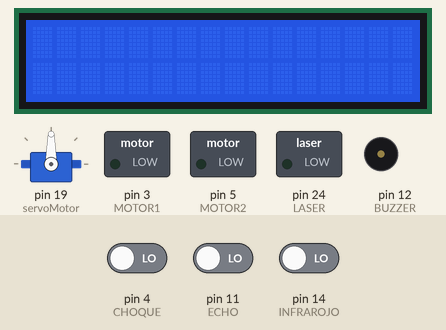
Simulated run of this sketch. Board: Arduino Mega 2560, built with avr-gcc and run on an emulated ATmega2560. On the bench: servo, 16×2 character LCD, switched loads named in the sketch (green lamp = pin HIGH), buzzer (waves = sounding, pin HIGH). Inputs (shaded band) come from the test bench; at power-on: pin 14 (INFRAROJO) LOW, pin 4 (CHOQUE) LOW, pin 11 (ECHO) LOW. Pins used as bus, display or sensor lines are not drawn.

Above: at 1.2 s.
1.3 s: pin 14 (INFRAROJO) driven HIGH
At 5.6 s:
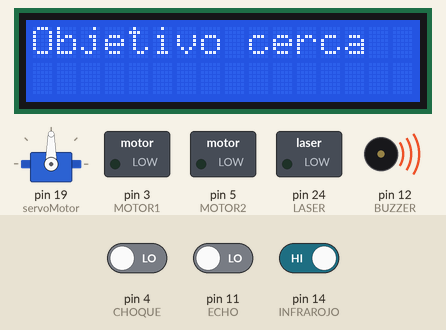
10.5 s: pin 4 (CHOQUE) driven HIGH
At 18.4 s:
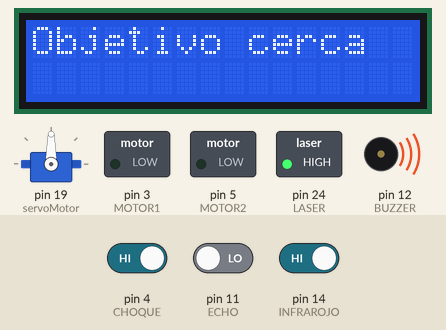
19.5 s: pin 4 (CHOQUE) driven LOW
At 29.6 s:
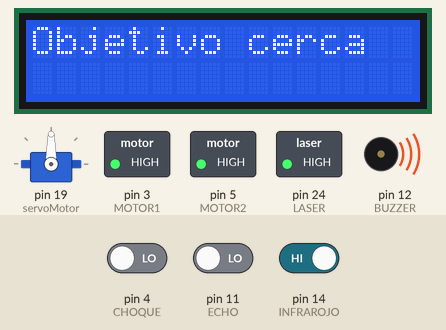
Timing chart, 0 to 31.1 s (numbered marks = the images above; inputs shaded):
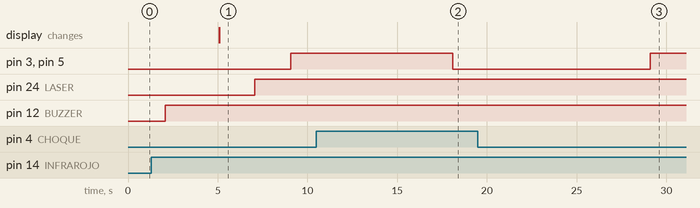

The sketch:

TanqueCompleto.ino
```cpp
#include <Servo.h>
#include <LiquidCrystal_I2C.h>
#define ECHO 11
#define TRIG 10
#define LASER 24
long d;
long t;
int BUZZER = 12;
int INFRAROJO = 14;
int valor;
int MOTOR1 = 3;
int MOTOR2 = 5;
int i;
int CHOQUE = 4;
int value;
Servo servoMotor;
LiquidCrystal_I2C lcd(0x27,16,2);
void setup() {
  Serial.begin(9600);
  servoMotor.attach(19);
  pinMode(ECHO,INPUT);
  pinMode(TRIG,OUTPUT);
  digitalWrite(TRIG,LOW);
  pinMode(BUZZER,OUTPUT);
  digitalWrite(BUZZER,LOW);
  pinMode(INFRAROJO,INPUT);
  pinMode(LASER,OUTPUT);
  digitalWrite(LASER,LOW);
  pinMode(MOTOR1,OUTPUT);
  analogWrite(MOTOR1,0);
  pinMode(MOTOR2, OUTPUT);
  analogWrite(MOTOR2,0);
  pinMode(CHOQUE,INPUT);
  lcd.init();
  lcd.backlight();
}

void loop() {
  t = pulseIn(ECHO,HIGH);
  d = t/58;
  digitalWrite(TRIG,HIGH);
  delay(1000);
  digitalWrite(TRIG,LOW);

  while(d > 20){
    servoMotor.write(0);
    delay(1000);
    servoMotor.write(90);
    delay(1000);
    servoMotor.write(180);
    delay(1000);
    servoMotor.write(90);
    delay(1000);
    servoMotor.write(0);
    delay(1000);
  }
  if (d<=20){
    digitalWrite(BUZZER,HIGH);
    delay(3000);
  }
  else {
    digitalWrite(BUZZER,LOW);
  }
  valor = 0;
  valor = digitalRead(INFRAROJO);
  if (valor == HIGH){
    lcd.setCursor(0,0);
    lcd.print("Objetivo cerca");
    delay(2000);
    digitalWrite(LASER,HIGH);
    delay(2000);
  }
    i = 255;
    analogWrite(MOTOR1, i);
    analogWrite(MOTOR2, i);
    value = digitalRead(CHOQUE);
    if(value == HIGH){
      analogWrite(MOTOR1, 0);
      analogWrite(MOTOR2,0);
      delay(2000);
  }
  else{
    analogWrite(MOTOR1, i);
    analogWrite(MOTOR2, i);
  }

}
```

Measured:
- after the input at 1.3 s, pin 3 (MOTOR1), pin 5 (MOTOR2): LOW → HIGH after 7.8 s instead of 3.8 s; pin 24 (LASER): LOW → HIGH after 5.8 s; the display: changes after 3.8 s (image 1)
- after the input at 10.5 s, pin 3 (MOTOR1), pin 5 (MOTOR2): HIGH → LOW after 7.6 s
- after the input at 19.5 s, pin 3 (MOTOR1), pin 5 (MOTOR2): LOW → HIGH after 9.6 s
